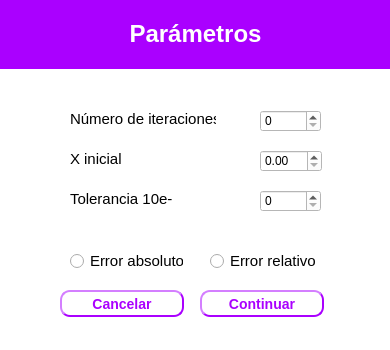
<?xml version="1.0" encoding="UTF-8"?>
<ui version="4.0">
 <class>Dialog</class>
 <widget class="QDialog" name="Dialog">
  <property name="geometry">
   <rect>
    <x>0</x>
    <y>0</y>
    <width>390</width>
    <height>350</height>
   </rect>
  </property>
  <property name="windowTitle">
   <string>Dialog</string>
  </property>
  <property name="styleSheet">
   <string notr="true">background-color: rgb(255, 255, 255);</string>
  </property>
  <widget class="QDoubleSpinBox" name="x0">
   <property name="geometry">
    <rect>
     <x>260</x>
     <y>150</y>
     <width>62</width>
     <height>22</height>
    </rect>
   </property>
  </widget>
  <widget class="QSpinBox" name="niter">
   <property name="geometry">
    <rect>
     <x>260</x>
     <y>110</y>
     <width>61</width>
     <height>22</height>
    </rect>
   </property>
  </widget>
  <widget class="QLabel" name="label_3">
   <property name="geometry">
    <rect>
     <x>70</x>
     <y>110</y>
     <width>146</width>
     <height>18</height>
    </rect>
   </property>
   <property name="font">
    <font>
     <pointsize>11</pointsize>
     <weight>50</weight>
     <bold>false</bold>
    </font>
   </property>
   <property name="text">
    <string>&lt;html&gt;&lt;head/&gt;&lt;body&gt;&lt;p&gt;Número de iteraciones&lt;/p&gt;&lt;/body&gt;&lt;/html&gt;</string>
   </property>
  </widget>
  <widget class="QPushButton" name="continuar">
   <property name="geometry">
    <rect>
     <x>200</x>
     <y>290</y>
     <width>124</width>
     <height>27</height>
    </rect>
   </property>
   <property name="font">
    <font>
     <pointsize>-1</pointsize>
     <weight>75</weight>
     <italic>false</italic>
     <bold>true</bold>
    </font>
   </property>
   <property name="styleSheet">
    <string notr="true">color: rgb(170, 0, 255);
	border-width: 2px;
    border-style: outset;
    border-radius: 10px;
    border-color:rgb(170, 0, 255);
    font: bold 14px;
    padding: 6px;</string>
   </property>
   <property name="text">
    <string>Continuar</string>
   </property>
  </widget>
  <widget class="QPushButton" name="pushButton_3">
   <property name="geometry">
    <rect>
     <x>60</x>
     <y>290</y>
     <width>124</width>
     <height>27</height>
    </rect>
   </property>
   <property name="font">
    <font>
     <pointsize>-1</pointsize>
     <weight>75</weight>
     <italic>false</italic>
     <bold>true</bold>
    </font>
   </property>
   <property name="styleSheet">
    <string notr="true">color: rgb(170, 0, 255);
	border-width: 2px;
    border-style: outset;
    border-radius: 10px;
    border-color:rgb(170, 0, 255);
    font: bold 14px;
    padding: 6px;</string>
   </property>
   <property name="text">
    <string>Cancelar</string>
   </property>
  </widget>
  <widget class="QLabel" name="label_4">
   <property name="geometry">
    <rect>
     <x>70</x>
     <y>150</y>
     <width>51</width>
     <height>18</height>
    </rect>
   </property>
   <property name="font">
    <font>
     <pointsize>11</pointsize>
     <weight>50</weight>
     <bold>false</bold>
    </font>
   </property>
   <property name="text">
    <string>&lt;html&gt;&lt;head/&gt;&lt;body&gt;&lt;p&gt;X inicial&lt;/p&gt;&lt;/body&gt;&lt;/html&gt;</string>
   </property>
  </widget>
  <widget class="QRadioButton" name="Eabs">
   <property name="geometry">
    <rect>
     <x>70</x>
     <y>250</y>
     <width>113</width>
     <height>22</height>
    </rect>
   </property>
   <property name="font">
    <font>
     <pointsize>11</pointsize>
    </font>
   </property>
   <property name="text">
    <string>Error absoluto</string>
   </property>
  </widget>
  <widget class="QRadioButton" name="Erel">
   <property name="geometry">
    <rect>
     <x>210</x>
     <y>250</y>
     <width>105</width>
     <height>22</height>
    </rect>
   </property>
   <property name="font">
    <font>
     <pointsize>11</pointsize>
    </font>
   </property>
   <property name="text">
    <string>Error relativo</string>
   </property>
  </widget>
  <widget class="QLabel" name="label_5">
   <property name="geometry">
    <rect>
     <x>70</x>
     <y>190</y>
     <width>146</width>
     <height>18</height>
    </rect>
   </property>
   <property name="font">
    <font>
     <pointsize>11</pointsize>
     <weight>50</weight>
     <bold>false</bold>
    </font>
   </property>
   <property name="text">
    <string>&lt;html&gt;&lt;head/&gt;&lt;body&gt;&lt;p&gt;Tolerancia 10e-&lt;/p&gt;&lt;/body&gt;&lt;/html&gt;</string>
   </property>
  </widget>
  <widget class="QSpinBox" name="tol">
   <property name="geometry">
    <rect>
     <x>260</x>
     <y>190</y>
     <width>61</width>
     <height>22</height>
    </rect>
   </property>
  </widget>
  <widget class="QLabel" name="label_2">
   <property name="geometry">
    <rect>
     <x>0</x>
     <y>0</y>
     <width>391</width>
     <height>69</height>
    </rect>
   </property>
   <property name="styleSheet">
    <string notr="true">background-color: rgb(170, 0, 255);</string>
   </property>
   <property name="text">
    <string>&lt;html&gt;&lt;head/&gt;&lt;body&gt;&lt;p align=&quot;center&quot;&gt;&lt;span style=&quot; font-size:18pt; font-weight:600; color:#ffffff;&quot;&gt;Parámetros&lt;/span&gt;&lt;/p&gt;&lt;/body&gt;&lt;/html&gt;</string>
   </property>
  </widget>
 </widget>
 <resources/>
 <connections/>
</ui>
